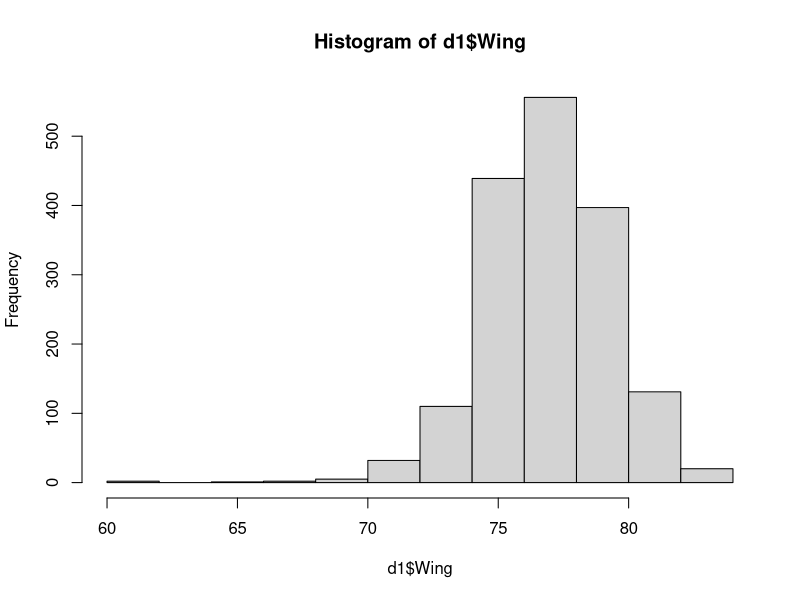
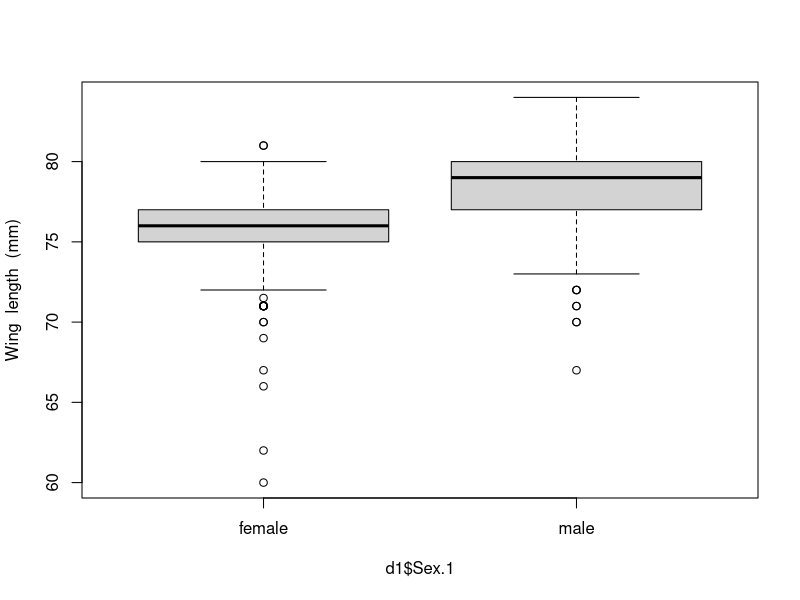
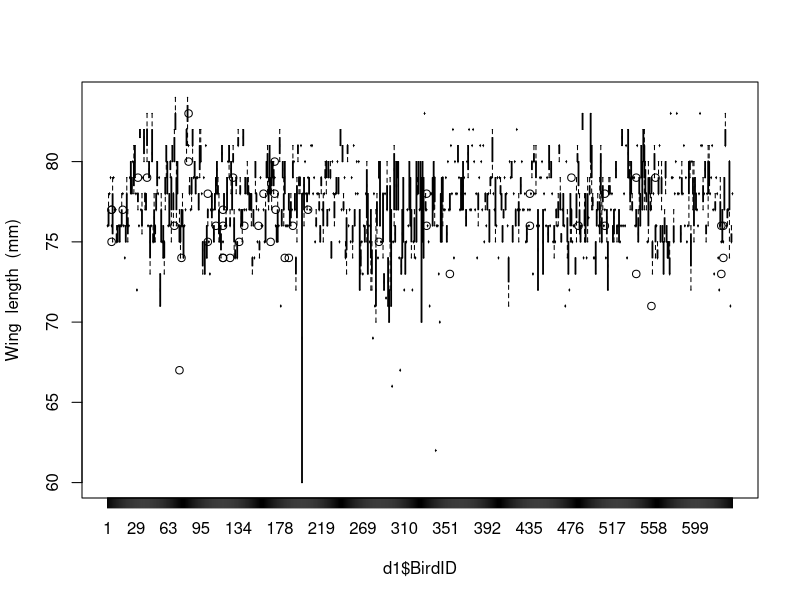
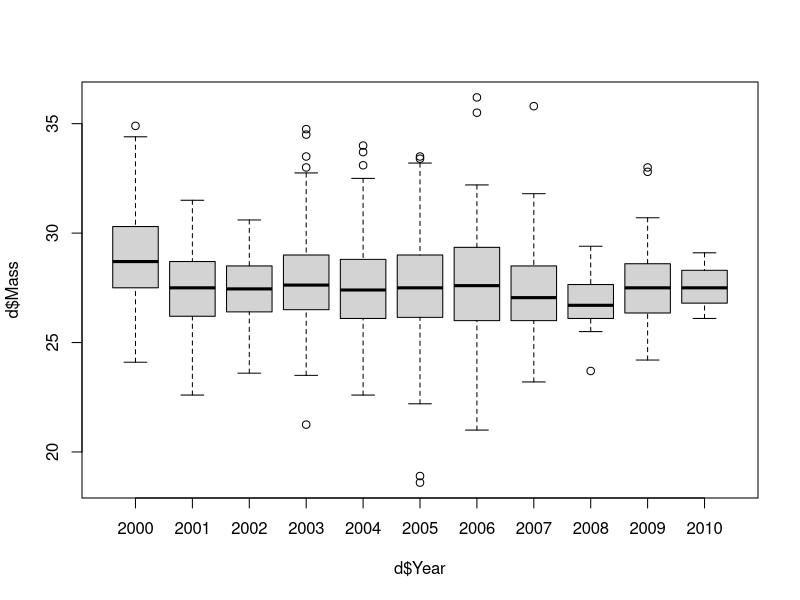

The R script that drew these images, in order:
d<- read.table("../Data/SparrowSize.txt",  header=TRUE) 	
d1<-subset(d,  d$Wing!="NA") 	


summary(d1$Wing) 	

hist(d1$Wing) 	
model1 <- lm(Wing~Sex.1, data = d1)
summary(model1)
boxplot(d1$Wing~d1$Sex.1,  ylab="Wing  length  (mm)") 	
anova(model1) 	

t.test(d1$Wing~d1$Sex.1,  var.equal=TRUE) 	
model2 <- lm(Wing~BirdID, data = d1)
anova(model2)
  summary(model2)
boxplot(d1$Wing~d1$BirdID,  ylab="Wing  length  (mm)") 	

require(dplyr) 	

tbl_df(d1)
glimpse(d1) 	


d$Mass  %>%  cor.test(d$Tarsus,  na.rm=TRUE) 	

d1  %>% group_by(BirdID)%>% summarise  (count=length(BirdID))  
count(d1,  BirdID) 	
d1  %>% group_by(BirdID)%>% summarise  (count=length(BirdID)) %>%count(count) 	

model3 <-lm(Wing~as.factor(BirdID), data=d1)
anova(model3)
boxplot(d$Mass~d$Year) 	


